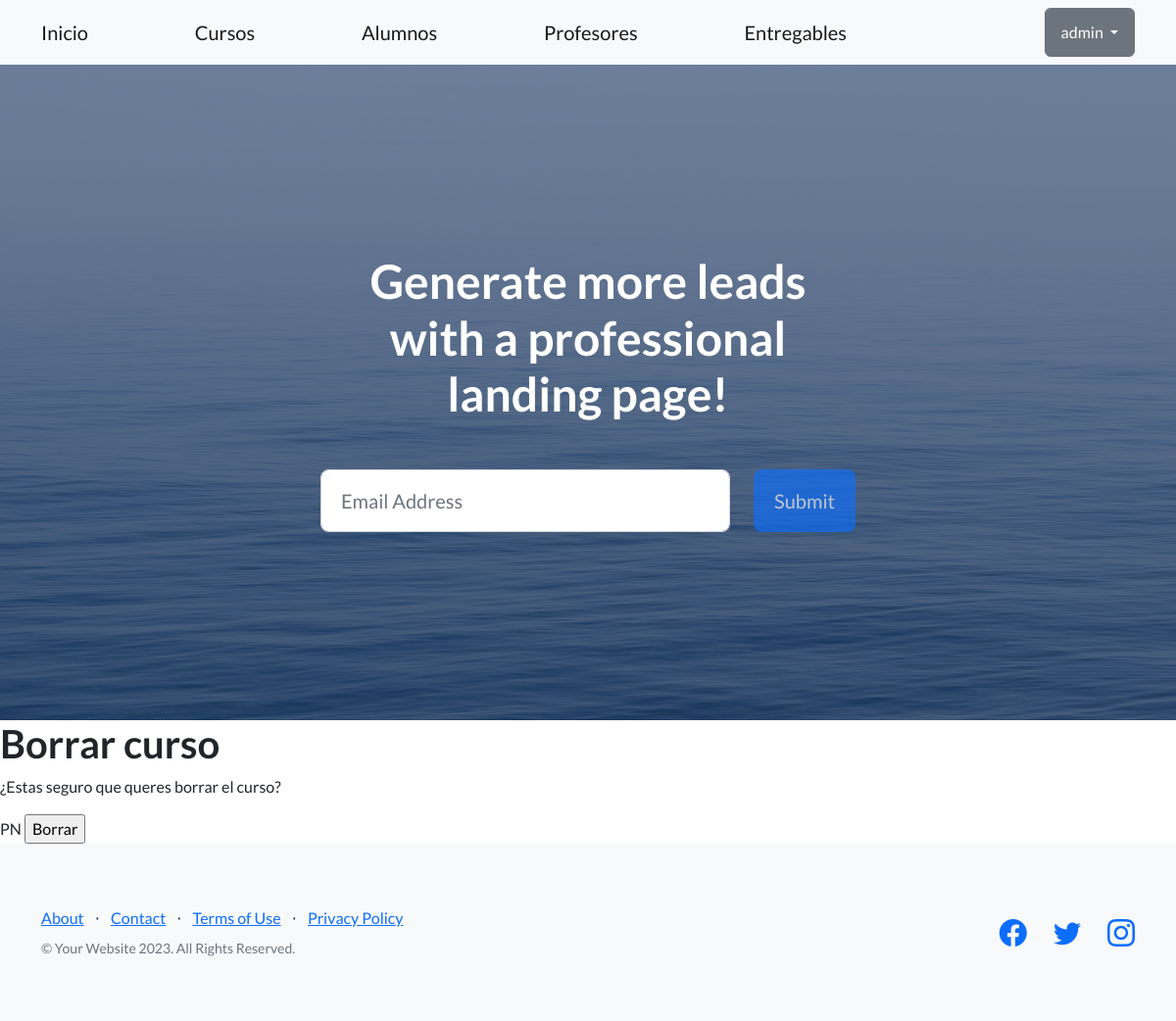
Page /borrar_curso/2/ (signed in) on the earlier database version.
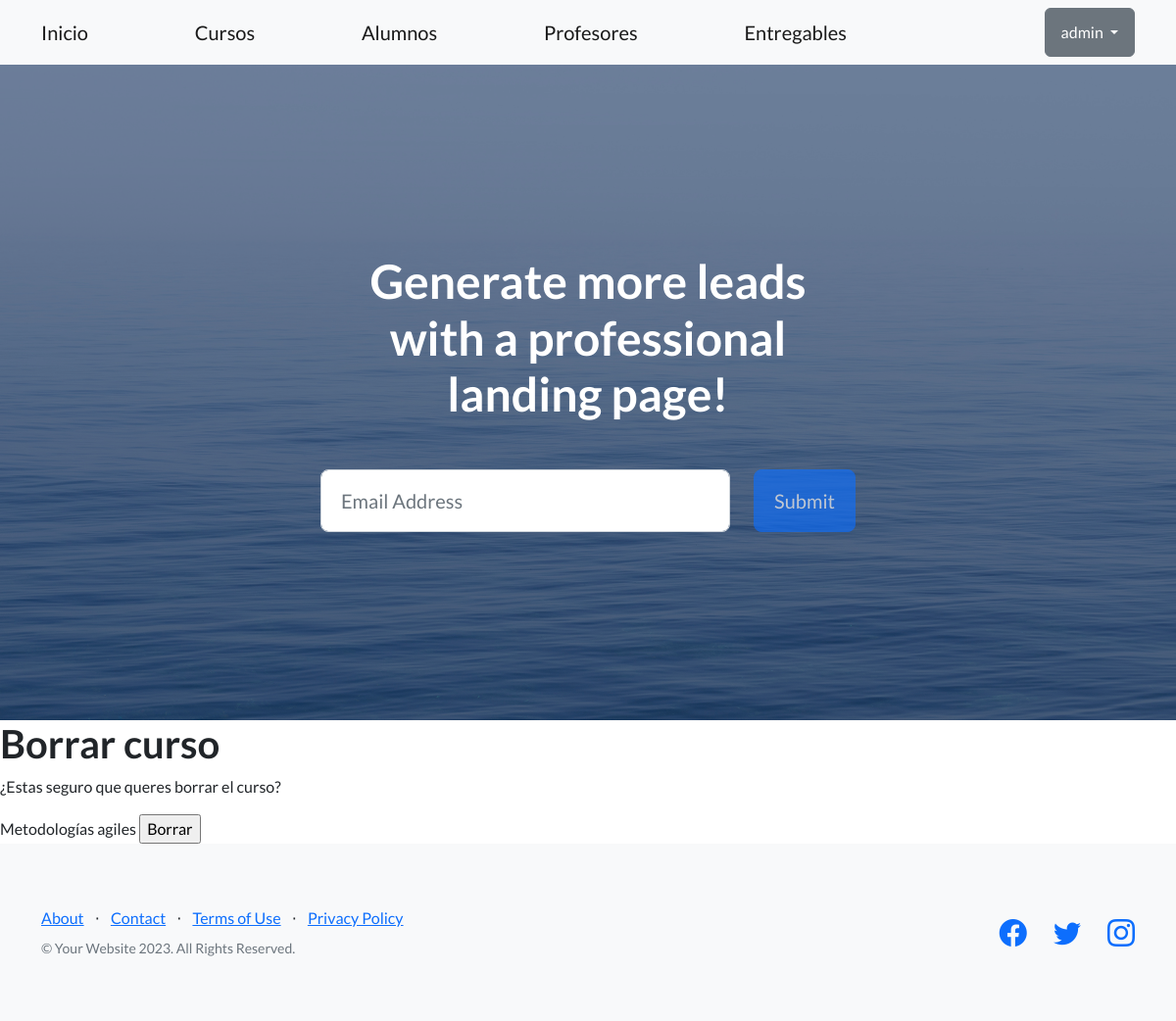
Same page on the later database version.
### appcoder/models.py (models this page shows, shortened)
class Curso(models.Model):
    nombre = models.CharField(max_length=30)
    comision = models.IntegerField()

### appcoder/views.py (the view)
# urls.py: path('borrar_curso/<pk>/', CursoDeleteView.as_view(), name = "BorrarCurso"),
class CursoDeleteView(LoginRequiredMixin,DeleteView):
    model = Curso
    template_name = "appcoder/borrar_curso.html"
    success_url = reverse_lazy("cursos")

### appcoder/templates/appcoder/borrar_curso.html (shortened to what this page needs)
{% extends "appcoder/base.html" %} {% load static%}  {%block contenidoCambiante%}
<h1>Borrar curso</h1>
<form action="" method="POST">
  <p>¿Estas seguro que queres borrar el curso?</p>
  {{curso.nombre}}
  <input type="submit" value="Borrar" />
</form>
{%endblock contenidoCambiante%}

Differences in the rows shown:
changed Curso: nombre "PN" → "Metodologías agiles"
